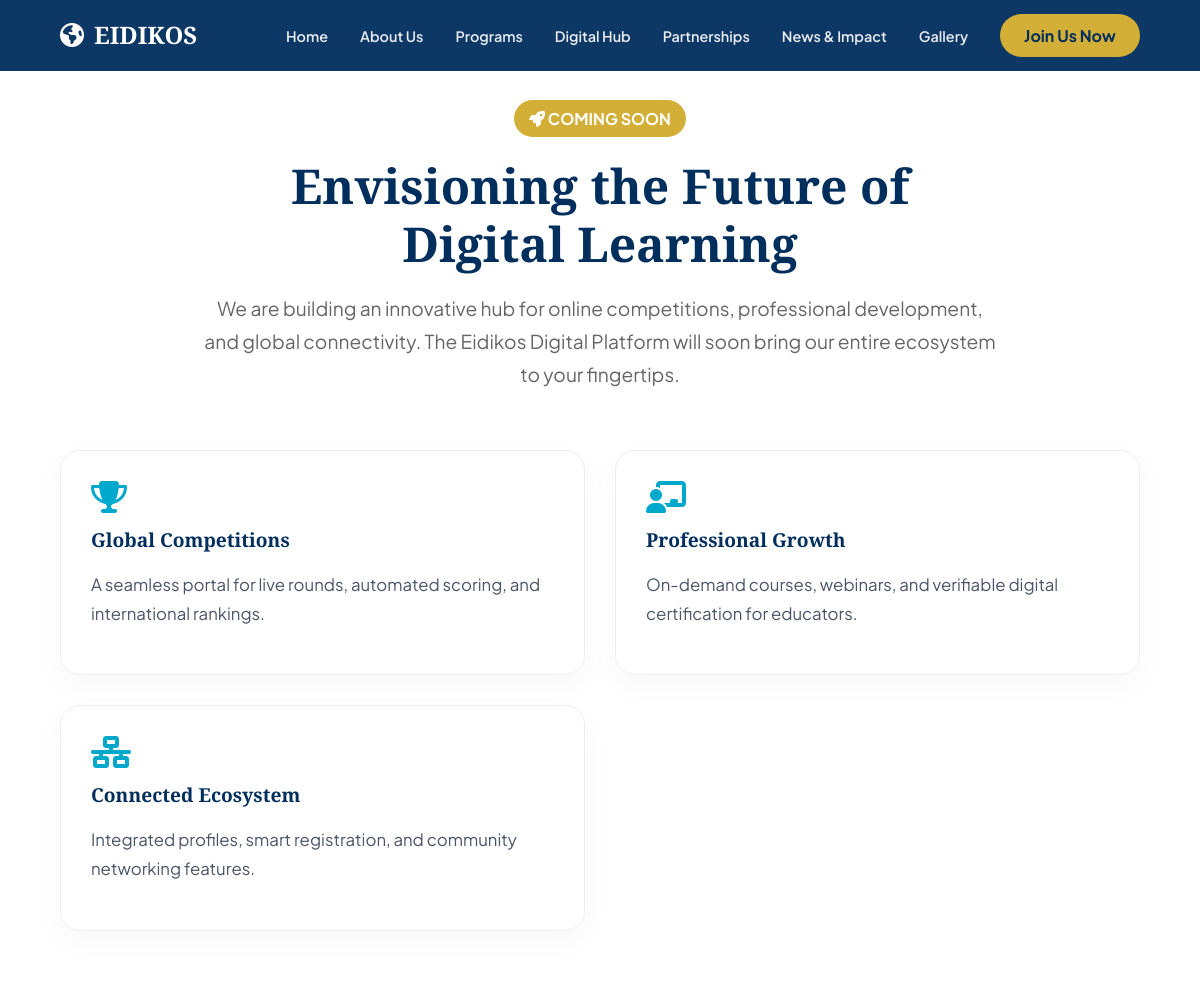
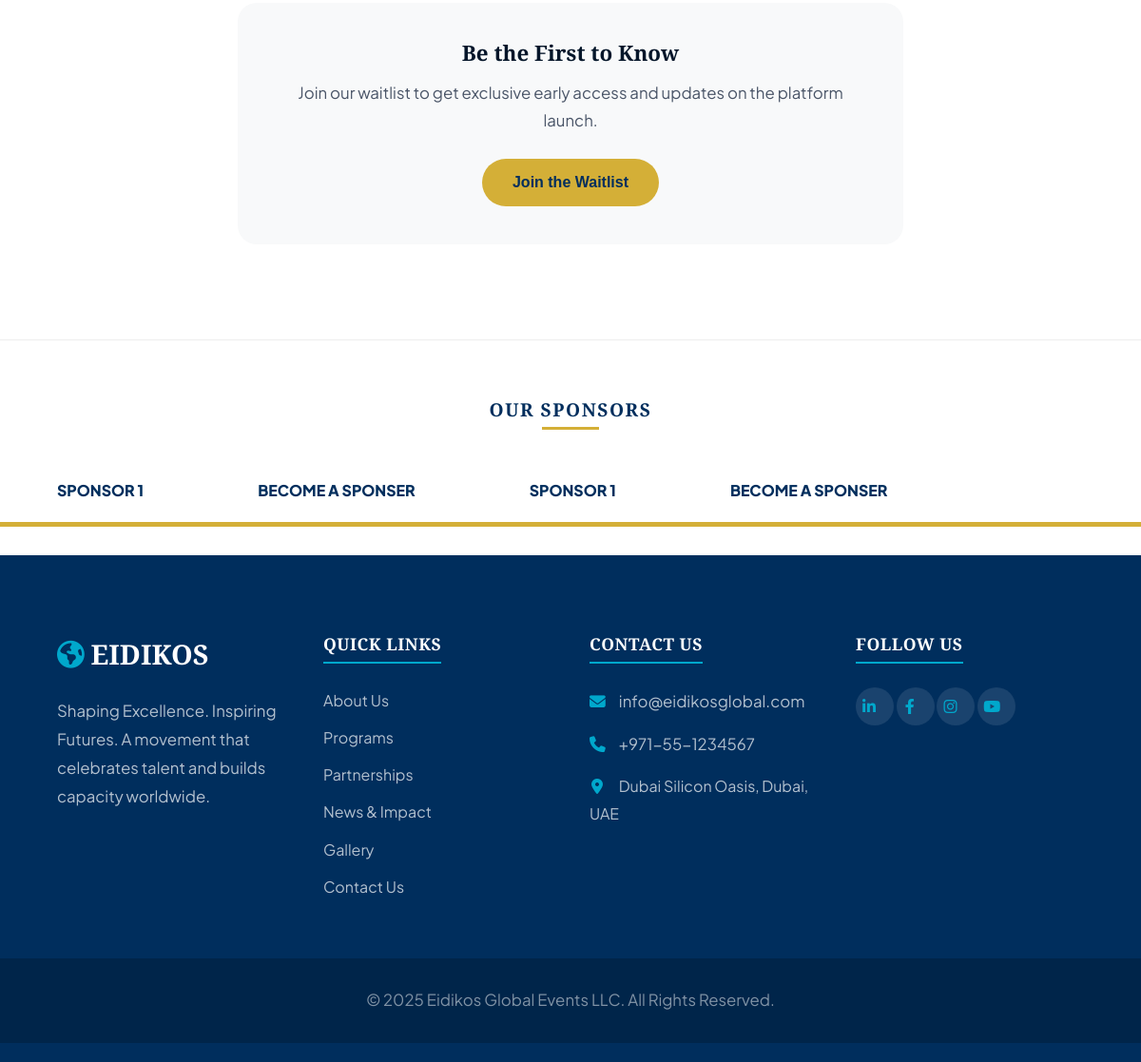
The app's page /digital with its own data (2 pictures, top to bottom).
### app/models.py (models this page shows)
class Sponsor(db.Model):
    id = db.Column(db.Integer, primary_key=True)
    name = db.Column(db.String(128), nullable=False)
    logo_filename = db.Column(db.String(255))
    order = db.Column(db.Integer, default=0)

class SiteSettings(db.Model):
    id = db.Column(db.Integer, primary_key=True)
    site_name = db.Column(db.String(128), default='EIDIKOS')
    footer_description = db.Column(db.Text)
    copyright_text = db.Column(db.String(255), default='&copy; 2025 Eidikos Global Events LLC. All Rights Reserved.')

class ContactInfo(db.Model):
    id = db.Column(db.Integer, primary_key=True)
    info_type = db.Column(db.String(64)) # headquarters, regional, etc.
    location_department = db.Column(db.String(128))
    email = db.Column(db.String(128))
    phone = db.Column(db.String(64))
    address = db.Column(db.Text)
    hours = db.Column(db.String(128))

class SocialMedia(db.Model):
    id = db.Column(db.Integer, primary_key=True)
    platform = db.Column(db.String(64))
    url = db.Column(db.String(255))
    @property
    def icon_class(self):
        icons = {
            'LinkedIn': 'fab fa-linkedin-in',
            'Facebook': 'fab fa-facebook-f',
            'Instagram': 'fab fa-instagram',
            'YouTube': 'fab fa-youtube',
            'Twitter': 'fab fa-twitter',
            'X': 'fab fa-twitter'
        }
        return icons.get(self.platform, 'fas fa-link')

### app/routes.py (the view)
@main.route('/digital')
def digital():
    page, sections = get_page_data('digital')
    return render_template('digital.html', page=page, sections=sections)

### app/routes.py (called while the page is built)
@main.context_processor
def inject_globals():
    return {
        'social_media': SocialMedia.query.all(),
        'global_contact_info': ContactInfo.query.first(),
        'site_settings': SiteSettings.query.first(),
        'sponsors': Sponsor.query.order_by('order').all(),
        'ProgramSubContent': ProgramSubContent
    }

def get_page_data(slug):
    page = Page.query.filter_by(slug=slug).first()
    sections = {}
    if page:
        for section in page.sections:
            sections[section.section_key] = section
    return page, sections

### app/templates/digital.html (shortened to what this page needs)
{% extends "base.html" %}
{% block content %}
{% if page and page.is_coming_soon %}
<section id="digital-vision" style="background: white; padding: 100px 0; text-align: center;">
    <div class="container">
        <div style="margin-bottom: 60px;">
            <div
                style="display: inline-block; background: var(--accent); color: white; padding: 5px 15px; border-radius: 20px; font-weight: 700; margin-bottom: 20px;">
                <i class="fas fa-rocket"></i> COMING SOON
            </div>
            <h1
                style="font-size: 3rem; font-weight: 800; color: var(--primary); margin-bottom: 20px; line-height: 1.2;">
                Envisioning the Future of<br>Digital Learning
            </h1>
            <p style="font-size: 1.2rem; color: #666; max-width: 800px; margin: 0 auto;">
                We are building an innovative hub for online competitions, professional development, and global
                connectivity.
                The Eidikos Digital Platform will soon bring our entire ecosystem to your fingertips.
            </p>
        </div>
        <div class="grid-3" style="text-align: left; margin-bottom: 60px;">
            <div class="digital-feature-card">
                <i class="fas fa-trophy" style="font-size: 2rem; color: var(--secondary); margin-bottom: 15px;"></i>
                <h3>Global Competitions</h3>
                <p>A seamless portal for live rounds, automated scoring, and international rankings.</p>
            </div>
            <div class="digital-feature-card">
                <i class="fas fa-chalkboard-teacher"
                    style="font-size: 2rem; color: var(--secondary); margin-bottom: 15px;"></i>
                <h3>Professional Growth</h3>
                <p>On-demand courses, webinars, and verifiable digital certification for educators.</p>
            </div>
            <div class="digital-feature-card">
                <i class="fas fa-network-wired"
                    style="font-size: 2rem; color: var(--secondary); margin-bottom: 15px;"></i>
                <h3>Connected Ecosystem</h3>
                <p>Integrated profiles, smart registration, and community networking features.</p>
            </div>
        </div>
        <div style="background: var(--light-bg); padding: 40px; border-radius: 20px; max-width: 700px; margin: 0 auto;">
            <h3 style="margin-bottom: 15px;">Be the First to Know</h3>
            <p style="margin-bottom: 25px;">Join our waitlist to get exclusive early access and updates on the platform
                launch.</p>
            <form action="{{ url_for('main.contact') }}" method="get">
                <button type="submit" class="btn btn-gold">Join the Waitlist</button>
            </form>
        </div>
    </div>
</section>
{% endif %}
{% endblock %}

### app/templates/base.html (shortened to what this page needs)
<!DOCTYPE html>
<html lang="en">
<head>
    <link rel="stylesheet" href="https://cdnjs.cloudflare.com/ajax/libs/font-awesome/6.4.0/css/all.min.css">
    <link rel="stylesheet" href="{{ url_for('static', filename='style.css') }}">
</head>
<body>
    <nav class="navbar" id="navbar">
        <div class="navbar-container">
            <a href="{{ url_for('main.index') }}" class="navbar-logo">
                <i class="fas fa-globe-americas"></i> EIDIKOS
            </a>
            <ul class="navbar-menu" id="navbar-menu">
                <li><a href="{{ url_for('main.index') }}"
                        class="navbar-link{% if request.endpoint == 'main.index' %} active{% endif %}">Home</a></li>
                <li><a href="{{ url_for('main.about') }}"
                        class="navbar-link{% if request.endpoint == 'main.about' %} active{% endif %}">About Us</a></li>
                <li><a href="{{ url_for('main.programs') }}"
                        class="navbar-link{% if request.endpoint == 'main.programs' %} active{% endif %}">Programs</a>
                </li>
                <li><a href="{{ url_for('main.digital') }}"
                        class="navbar-link{% if request.endpoint == 'main.digital' %} active{% endif %}">Digital Hub</a>
                </li>
                <li><a href="{{ url_for('main.partnerships') }}"
                        class="navbar-link{% if request.endpoint == 'main.partnerships' %} active{% endif %}">Partnerships</a>
                </li>
                <li><a href="{{ url_for('main.news_impact') }}"
                        class="navbar-link{% if request.endpoint == 'main.news_impact' %} active{% endif %}">News &
                        Impact</a></li>
                <li><a href="{{ url_for('main.gallery') }}"
                        class="navbar-link{% if request.endpoint == 'main.gallery' %} active{% endif %}">Gallery</a>
                </li>
                <li><a href="{{ url_for('main.join') }}" class="navbar-cta">Join Us Now</a></li>
            </ul>
        </div>
    </nav>
    {% block content %}{% endblock %}
    {% if sponsors %}
    <div class="sponsors-section">
        <h4 class="sponsors-title">Our Sponsors</h4>
        <div class="sponsors-ticker">
            <div class="sponsors-track">
                {% for sponsor in sponsors %}
                <div class="sponsor-item">
                    <span class="sponsor-name">{{ sponsor.name }}</span>
                </div>
                {% endfor %}
            </div>
        </div>
    </div>
    {% endif %}
    <footer class="site-footer">
        <div class="footer-container">
            <div class="footer-grid">
                <div class="footer-column">
                    <a href="{{ url_for('main.index') }}" class="footer-logo">
                        <i class="fas fa-globe-americas"></i> {{ site_settings.site_name if site_settings and
                        site_settings.site_name else 'EIDIKOS' }}
                    </a>
                    <p class="footer-desc">
                        {{ site_settings.footer_description|safe if site_settings and site_settings.footer_description
                        else 'Shaping Excellence. Inspiring Futures. A movement that celebrates talent and builds
                        capacity worldwide.' }}
                    </p>
                </div>
                <div class="footer-column">
                    <h4>Quick Links</h4>
                    <ul class="footer-nav">
                        <li><a href="{{ url_for('main.about') }}">About Us</a></li>
                        <li><a href="{{ url_for('main.programs') }}">Programs</a></li>
                        <li><a href="{{ url_for('main.partnerships') }}">Partnerships</a></li>
                        <li><a href="{{ url_for('main.news_impact') }}">News & Impact</a></li>
                        <li><a href="{{ url_for('main.gallery') }}">Gallery</a></li>
                        <li><a href="{{ url_for('main.contact') }}">Contact Us</a></li>
                    </ul>
                </div>
                <div class="footer-column">
                    <h4>Contact Us</h4>
                    {% if global_contact_info %}
                    <p><i class="fas fa-envelope"></i> {{ global_contact_info.email }}</p>
                    <p><i class="fas fa-phone"></i> {{ global_contact_info.phone }}</p>
                    <address>
                        <i class="fas fa-map-marker-alt"></i>
                        {{ global_contact_info.address|replace('\n', '<br>')|safe }}
                    </address>
                    {% else %}
                    <p>Contact information coming soon.</p>
                    {% endif %}
                </div>
                <div class="footer-column">
                    <h4>Follow Us</h4>
                    <div class="social-links">
                        {% if social_media %}
                        {% for social in social_media %}
                        <a href="{{ social.url }}" target="_blank" aria-label="{{ social.platform }}"><i
                                class="{{ social.icon_class }}"></i></a>
                        {% endfor %}
                        {% endif %}
                    </div>
                </div>
            </div>
        </div>
        <div class="footer-bottom">
            <div class="container">
                <p>{{ site_settings.copyright_text|safe if site_settings and site_settings.copyright_text else '&copy;
                    2025 Eidikos Global Events LLC. All Rights Reserved.' }}</p>
            </div>
        </div>
    </footer>
</body>
</html>

### records on screen
Sponsor: name "SPONSOR 1"
Sponsor: name "BECOME A SPONSER"
SiteSettings: site_name "EIDIKOS", footer_description "Shaping Excellence. Inspiring Futures. A movement that celebrates talent and builds capacity worldwide.", copyright_text "© 2025 Eidikos Global Events LLC. All Rights Reserved."
ContactInfo: email "info@eidikosglobal.com", phone "+971-55-1234567", address "Dubai Silicon Oasis, Dubai, UAE"
